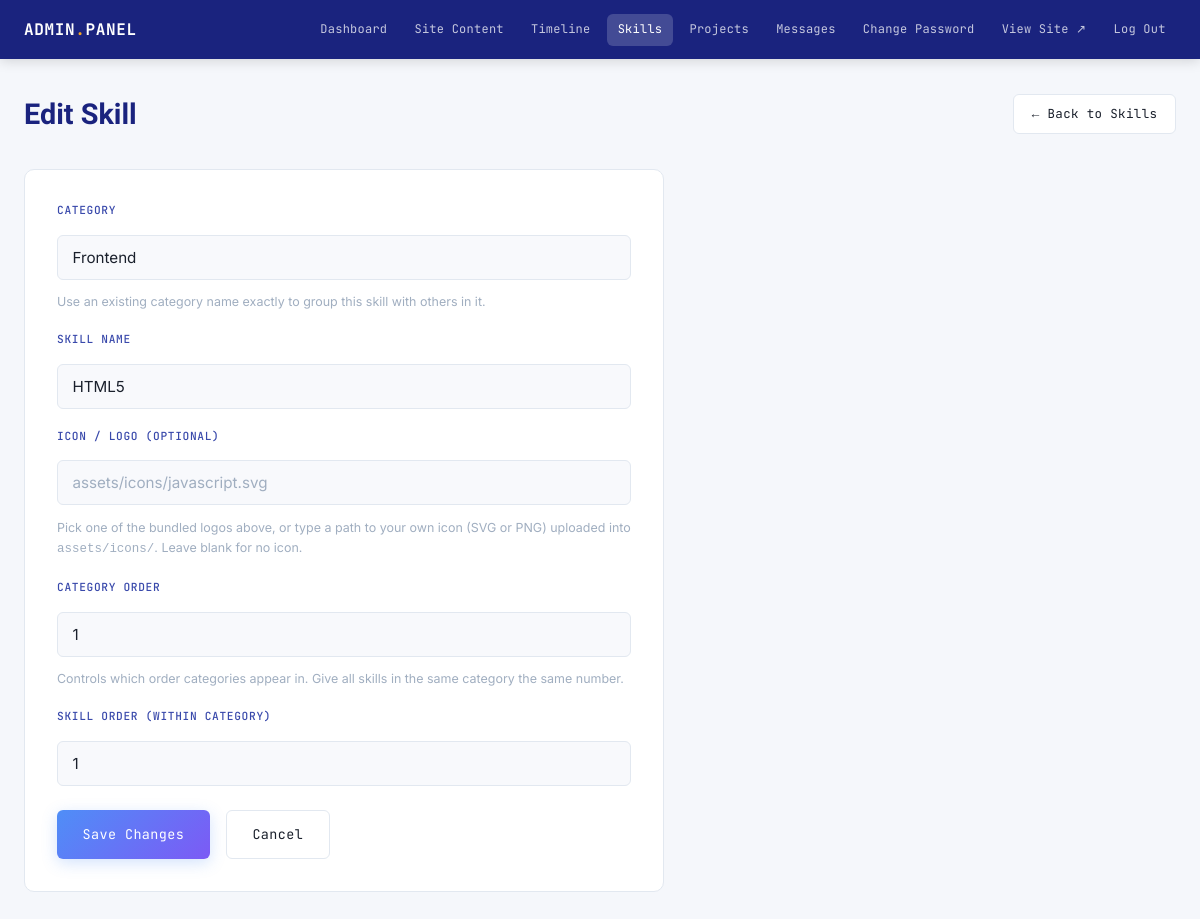
Screenshot of /php/admin/skills-edit.php?id=1 (signed in) with the database file from the repository.
### tables this page shows
CREATE TABLE IF NOT EXISTS skills (
  id INT AUTO_INCREMENT PRIMARY KEY,
  category VARCHAR(60) NOT NULL,       
  skill_name VARCHAR(100) NOT NULL,
  category_order INT DEFAULT 0,        
  sort_order INT DEFAULT 0,            
  created_at TIMESTAMP DEFAULT CURRENT_TIMESTAMP
);

### php/admin/auth.php (called while the page is built, shortened)
<?php
function e($value) {
    return htmlspecialchars((string) $value, ENT_QUOTES, 'UTF-8');
}

### php/admin/skills-edit.php (the view, shortened to what this page needs)
<?php
require_once __DIR__ . '/auth.php';
$pdo = get_db_connection();
$id = isset($_GET['id']) ? (int) $_GET['id'] : null;
$isEdit = $id !== null;
$skill = [
    'category' => '',
    'skill_name' => '',
    'icon' => '',
    'category_order' => 0,
    'sort_order' => 0,
];
$errors = [];
if ($isEdit && $pdo !== null) {
    try {
        $stmt = $pdo->prepare('SELECT * FROM skills WHERE id = :id');
        $stmt->execute([':id' => $id]);
        $existing = $stmt->fetch();
        if ($existing) {
            $skill = $existing;
        } else {
            $errors[] = 'Skill not found.';
            $isEdit = false;
            $id = null;
        }
    } catch (PDOException $e) {
        $errors[] = 'Could not load skill.';
    }
}
include __DIR__ . '/_header.php';
?>
<div class="admin-heading">
  <h1><?php echo $isEdit ? 'Edit Skill' : 'Add Skill'; ?></h1>
  <a href="skills.php" class="btn btn-outline btn-sm">← Back to Skills</a>
</div>
<form method="post" class="admin-form">
  <div class="form-group">
    <label for="category">Category</label>
    <input type="text" id="category" name="category" value="<?php echo e($skill['category']); ?>" list="categoryList" placeholder="e.g. Frontend" required>
    <p class="hint">Use an existing category name exactly to group this skill with others in it.</p>
  </div>
  <div class="form-group">
    <label for="skill_name">Skill Name</label>
    <input type="text" id="skill_name" name="skill_name" value="<?php echo e($skill['skill_name']); ?>" placeholder="e.g. JavaScript" required>
  </div>
  <div class="form-group">
    <label for="icon">Icon / Logo (optional)</label>
    <div style="display:flex; align-items:center; gap:0.75rem;">
      <input type="text" id="icon" name="icon" value="<?php echo e($skill['icon']); ?>" list="iconList"
             placeholder="assets/icons/javascript.svg" style="flex:1;"
             oninput="var p=document.getElementById('iconPreview'); if(this.value){p.src=this.value;p.style.display='';} else {p.style.display='none';}">
    </div>
    <p class="hint">
      Pick one of the bundled logos above, or type a path to your own icon
      (SVG or PNG) uploaded into <code>assets/icons/</code>. Leave blank for
      no icon.
    </p>
  </div>
  <div class="form-group">
    <label for="category_order">Category Order</label>
    <input type="number" id="category_order" name="category_order" value="<?php echo e($skill['category_order']); ?>">
    <p class="hint">Controls which order categories appear in. Give all skills in the same category the same number.</p>
  </div>
  <div class="form-group">
    <label for="sort_order">Skill Order (within category)</label>
    <input type="number" id="sort_order" name="sort_order" value="<?php echo e($skill['sort_order']); ?>">
  </div>
  <div class="form-actions">
    <button type="submit" class="btn btn-primary"><?php echo $isEdit ? 'Save Changes' : 'Add Skill'; ?></button>
    <a href="skills.php" class="btn btn-outline">Cancel</a>
  </div>
</form>
<?php include __DIR__ . '/_footer.php'; ?>

### css/style.css (style rules this page uses)
:root { --bg: #0a0e1a; --bg-alt: #0d1526; --surface: rgba(255, 255, 255, 0.045); --surface-solid: #111827; --glass: rgba(255, 255, 255, 0.06); --glass-border: rgba(255, 255, 255, 0.12); --ink: #f0f4ff; --ink-soft: #8b9cc8; --ink-muted: #4e5d7a; --blue: #4f8ef7; --blue-glow: rgba(79, 142, 247, 0.35); --indigo: #7c5af5; --indigo-glow: rgba(124, 90, 245, 0.30); --amber: #f5a623; --amber-glow: rgba(245, 166, 35, 0.25); --amber-soft: rgba(245, 166, 35, 0.12); --emerald: #10b981; --rose: #f43f5e; --grad-hero: linear-gradient(135deg, #0a0e1a 0%, #0d1a38 50%, #0a0e1a 100%); --grad-blue: linear-gradient(135deg, #4f8ef7, #7c5af5); --grad-amber: linear-gradient(135deg, #f5a623, #f87171); --grad-text: linear-gradient(135deg, #f0f4ff 0%, #7c5af5 50%, #4f8ef7 100%); --font-display: 'Plus Jakarta Sans', 'Space Grotesk', sans-serif; --font-body: 'Inter', sans-serif; --font-mono: 'JetBrains Mono', monospace; --radius-sm: 6px; --radius: 12px; --radius-lg: 20px; --max-width: 1100px; --section-pad: 7rem; --shadow-card: 0 8px 32px rgba(0, 0, 0, 0.4); --shadow-glow: 0 0 30px rgba(79, 142, 247, 0.2); }
*, *::before, *::after { margin: 0; padding: 0; box-sizing: border-box; }
html { scroll-behavior: smooth; }
body { font-family: var(--font-body); background: var(--bg); color: var(--ink); line-height: 1.65; font-size: 16px; overflow-x: hidden; transition: background 0.3s ease, color 0.3s ease; }
a { color: inherit; text-decoration: none; }
button { font-family: inherit; cursor: pointer; border: none; background: none; }
.btn { font-family: var(--font-mono); font-size: 0.84rem; padding: 0.9rem 1.8rem; border-radius: var(--radius-sm); letter-spacing: 0.03em; display: inline-flex; align-items: center; gap: 0.6rem; transition: all 0.25s cubic-bezier(.16,1,.3,1); position: relative; overflow: hidden; }
.btn-primary { background: var(--grad-blue); color: #fff; box-shadow: 0 4px 20px var(--blue-glow); }
.btn-outline { border: 1.5px solid var(--glass-border); color: var(--ink); background: var(--glass); backdrop-filter: blur(10px); }
.form-group { display: flex; flex-direction: column; gap: 0.5rem; }
.form-group label { font-family: var(--font-mono); font-size: 0.7rem; text-transform: uppercase; letter-spacing: 0.08em; color: var(--blue); }
.form-group input, .form-group textarea { font-family: var(--font-body); font-size: 0.95rem; padding: 0.85rem 1rem; border: 1px solid var(--glass-border); border-radius: var(--radius-sm); background: rgba(255,255,255,0.04); color: var(--ink); resize: vertical; transition: border-color 0.2s ease, box-shadow 0.2s ease; }
.form-group input::placeholder, .form-group textarea::placeholder { color: var(--ink-muted); }

### rows the page displays
skills: category "Frontend", skill_name "HTML5", category_order "1", sort_order "1"
